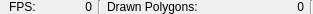
<?xml version="1.0" encoding="UTF-8"?>
<ui version="4.0">
 <class>ui::assets::studiomodel::InfoBar</class>
 <widget class="QWidget" name="ui::assets::studiomodel::InfoBar">
  <property name="geometry">
   <rect>
    <x>0</x>
    <y>0</y>
    <width>298</width>
    <height>16</height>
   </rect>
  </property>
  <property name="windowTitle">
   <string>Form</string>
  </property>
  <layout class="QHBoxLayout" name="horizontalLayout">
   <property name="sizeConstraint">
    <enum>QLayout::SetFixedSize</enum>
   </property>
   <property name="leftMargin">
    <number>9</number>
   </property>
   <property name="topMargin">
    <number>0</number>
   </property>
   <property name="rightMargin">
    <number>0</number>
   </property>
   <property name="bottomMargin">
    <number>0</number>
   </property>
   <item>
    <widget class="QLabel" name="label">
     <property name="text">
      <string>FPS:</string>
     </property>
    </widget>
   </item>
   <item>
    <widget class="QLabel" name="FPSLabel">
     <property name="sizePolicy">
      <sizepolicy hsizetype="Fixed" vsizetype="Preferred">
       <horstretch>0</horstretch>
       <verstretch>0</verstretch>
      </sizepolicy>
     </property>
     <property name="minimumSize">
      <size>
       <width>50</width>
       <height>0</height>
      </size>
     </property>
     <property name="maximumSize">
      <size>
       <width>50</width>
       <height>16777215</height>
      </size>
     </property>
     <property name="text">
      <string>0</string>
     </property>
     <property name="alignment">
      <set>Qt::AlignRight|Qt::AlignTrailing|Qt::AlignVCenter</set>
     </property>
    </widget>
   </item>
   <item>
    <widget class="Line" name="line">
     <property name="orientation">
      <enum>Qt::Vertical</enum>
     </property>
    </widget>
   </item>
   <item>
    <widget class="QLabel" name="label_2">
     <property name="text">
      <string>Drawn Polygons:</string>
     </property>
    </widget>
   </item>
   <item>
    <widget class="QLabel" name="DrawnPolygonsCountLabel">
     <property name="sizePolicy">
      <sizepolicy hsizetype="Fixed" vsizetype="Preferred">
       <horstretch>0</horstretch>
       <verstretch>0</verstretch>
      </sizepolicy>
     </property>
     <property name="minimumSize">
      <size>
       <width>100</width>
       <height>0</height>
      </size>
     </property>
     <property name="maximumSize">
      <size>
       <width>100</width>
       <height>16777215</height>
      </size>
     </property>
     <property name="text">
      <string>0</string>
     </property>
     <property name="alignment">
      <set>Qt::AlignRight|Qt::AlignTrailing|Qt::AlignVCenter</set>
     </property>
    </widget>
   </item>
   <item>
    <widget class="Line" name="line_2">
     <property name="orientation">
      <enum>Qt::Vertical</enum>
     </property>
    </widget>
   </item>
  </layout>
 </widget>
 <resources/>
 <connections/>
</ui>
